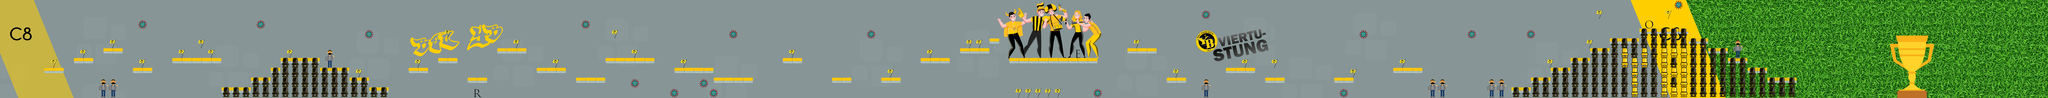

The image is a tile-based game level rendered from a .tmx file. Its description and source (layers, tilesets, objects; grid data summarised) follow:
An orthogonal 208x10 tile map with 72x72 px tiles, 2 tile layers (tile layer 1, collectables), 1 image layer.

<map version="1.4" tiledversion="1.4.2" orientation="orthogonal" renderorder="right-down" width="208" height="10" tilewidth="72" tileheight="72" infinite="0" nextlayerid="4" nextobjectid="1">
 <editorsettings>
  <export target="level3.json" format="json" />
 </editorsettings>
 <tileset firstgid="1" source="tiles_spritesheet.tsx" />
 <imagelayer id="3" name="Image Layer 1" offsetx="0" offsety="1.13687e-13">
  <image source="sky_level3.jpg" width="15000" height="720" />
 </imagelayer>
 <layer id="1" name="tile layer 1" width="208" height="10" offsetx="36.7242" offsety="-7.34484">
  <data>[2080 cells, 244 non-empty, 6 distinct tile ids]</data>
 </layer>
 <layer id="2" name="collectables" width="208" height="10">
  <data>[2080 cells, 96 non-empty, 8 distinct tile ids]</data>
 </layer>
</map>
